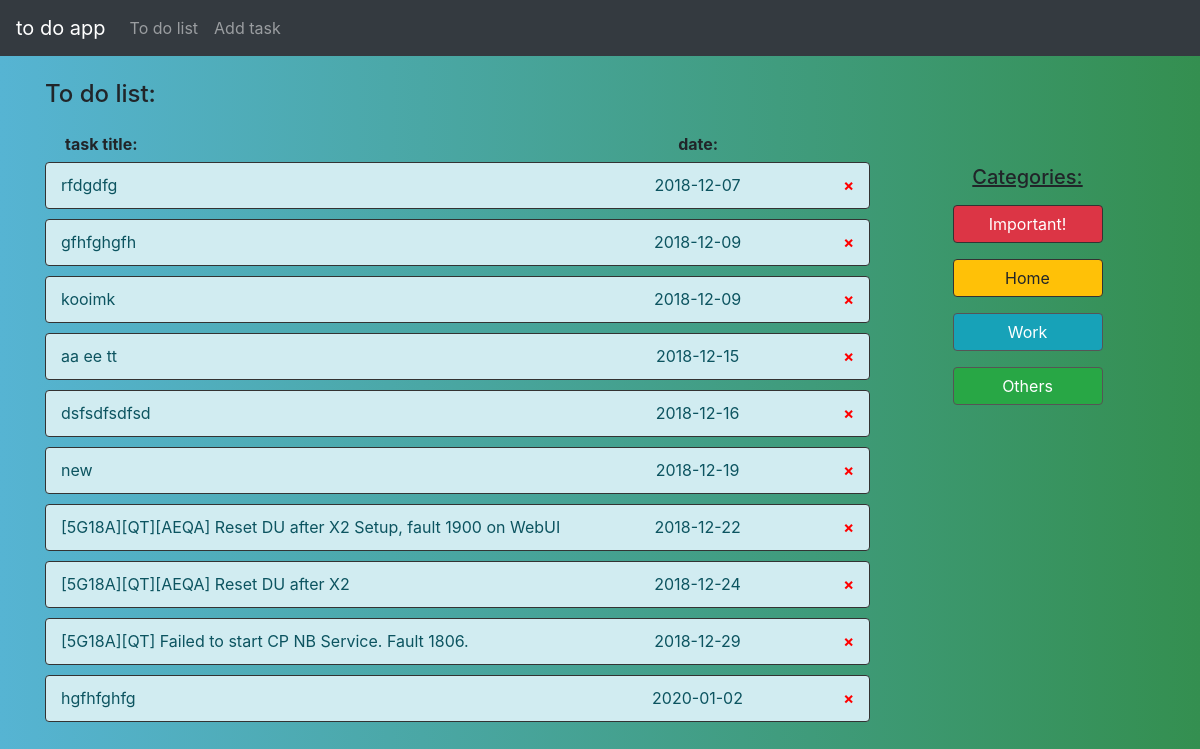
Before: / with the older database file.
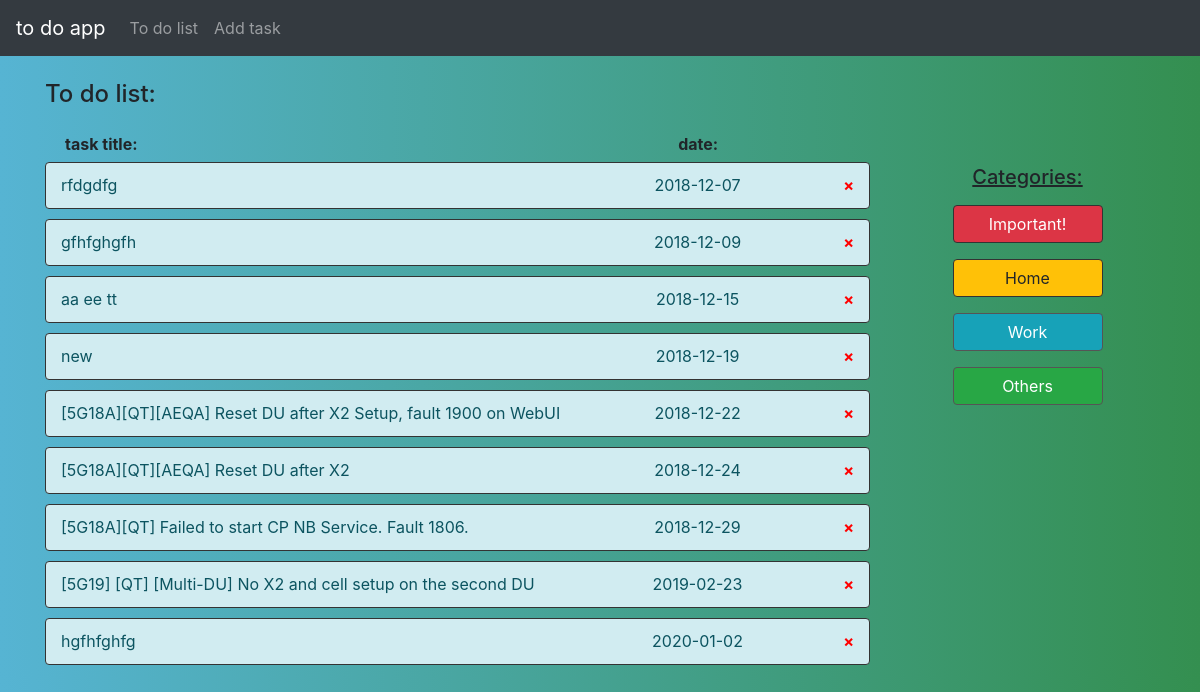
After: the same page with the newer database file.
### tables this page shows
CREATE TABLE "todo" (
	`id`	INTEGER NOT NULL PRIMARY KEY AUTOINCREMENT UNIQUE,
	`title`	TEXT NOT NULL,
	`desc`	TEXT,
	`date`	TEXT
);

### main.py (the view)
@todo.route('/')
def main():
    zadania = wyswietl_dane()
    return render_template('main.html', zadania=zadania)

### baza_danych.py (called while the page is built)
def wyswietl_dane():
    tablica = []
    with baza as connection:
        c = connection.cursor()
        c.execute("""SELECT * FROM todo ORDER BY date""")
        rows = c.fetchall()
        for value in rows:
            tablica.append({
                'id': value[0],
                'title': value[1],
                'desc': value[2],
                'date': value[3]
            })
        return tablica

### templates/main.html
{% extends 'layout.html' %}
{% block body %}
    <h4>To do list:</h4>
    <div class="row justify-content-md-center">
        <div class="col-9">
            <div class="row justify-content-md-center" style="margin-top: 15px; margin-bottom: 0px; margin-left: 0px; width:100%; min-height: 30px">
                <div class="col-8"><span style="margin: 0px 0px 0px 5px"><b>task title:</b></span></div>
                <div class="col-3" style="text-align: center;"><b>date:</b></div>
                <div class="col-1"></div>
            </div>
            {% for row in zadania %}
            <div class="alert alert-info alert-dismissible" style="margin: 0px 0px 10px 0px; border: 1px solid #333; padding: 5px 0px 5px 0px; min-height: 40px">
                <div class="row justify-content-md-center" role="alert" style="margin: 5px 0px 0px 0px; width:100%; min-height: 30px">
                    <div class="col-8">{{row['title']}}</div>
                    <div class="col-3" style="max-height:20px; text-align: center;">{{row['date']}}</div>
                    <div class="col-1" style="text-align: right;">
                        <a href="/usun/{{row['id']}}" style="text-align: right; font-weight: bold; text-decoration: none; color: red">&times;</a>
                    </div>
                </div>
            </div>
            {% endfor %}
        </div>
        <div class="col-3" style="text-align: center;">
            <br><br>
            <h5 style="text-decoration: underline">Categories:</h5>
            <button type="button" class="btn btn-danger" style="width: 150px; margin: 8px; border: 1px solid #333;">Important!</button><br>
            <button type="button" class="btn btn-warning" style="width: 150px; margin: 8px; border: 1px solid #333;">Home</button><br>
            <button type="button" class="btn btn-info" style="width: 150px; margin: 8px; border: 1px solid #555;">Work</button><br>
            <button type="button" class="btn btn-success" style="width: 150px; margin: 8px; border: 1px solid #555;">Others</button>
        </div>
    </div>
{% endblock %}

### templates/layout.html (shortened to what this page needs)
<!doctype html>
<html lang="en">
  <head>
	<link href="https://maxcdn.bootstrapcdn.com/bootstrap/4.0.0-beta.3/css/bootstrap.min.css" rel="stylesheet">
  </head>
  <body style="background: #348F50;  /* fallback for old browsers */
background: -webkit-linear-gradient(to right, #56B4D3, #348F50);  /* Chrome 10-25, Safari 5.1-6 */
background: linear-gradient(to right, #56B4D3, #348F50); /* W3C, IE 10+/ Edge, Firefox 16+, Chrome 26+, Opera 12+, Safari 7+ */ ">
	{% include 'includes/_navbar.html' %}
	<div class="container" style="min-width: 85%;">
	  <br>
	  {% block body %}{% endblock %}
	</div>
  </body>
</html>

### templates/includes/_navbar.html (shortened to what this page needs)
<nav class="navbar navbar-expand navbar-dark bg-dark">
    <a class="navbar-brand" href="http://127.0.0.1:5000/">to do app</a>
    <div class="collapse navbar-collapse" id="navbarsExample02">
        <ul class="navbar-nav mr-auto">
            <li class="nav-item">
                <a class="nav-link" href="/">To do list<span class="sr-only">(current)</span></a>
            </li>
            <li class="nav-item">
                <a class="nav-link" href="/dodaj">Add task</a>
            </li>
        </ul>
    </div>
</nav>

Changed rows visible on the page:
removed todo: title "kooimk", date "2018-12-09"
removed todo: title "dsfsdfsdfsd", date "2018-12-16"
added todo: title "[5G19] [QT] [Multi-DU] No X2 and cell setup on the second DU", date "2019-02-23"
